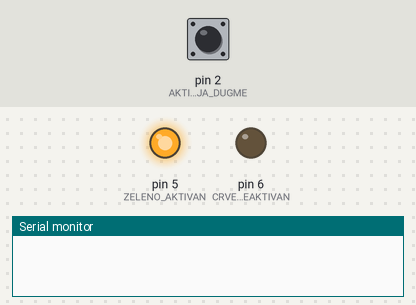
Simulated run of this sketch. Board: Arduino Uno, built with avr-gcc and run on an emulated ATmega328P. On the bench: output pins drawn as LEDs (lit = HIGH), the last lines printed to the serial monitor. Dashed ring = blinking. Inputs (shaded band) come from the test bench; at power-on: pin 2 (AKTIVACIJA_DEAKTIVACIJA_DUGME) LOW.

Above: at 1.2 s.
1.3 s: pin 2 (AKTIVACIJA_DEAKTIVACIJA_DUGME) driven HIGH
At 1.55 s:
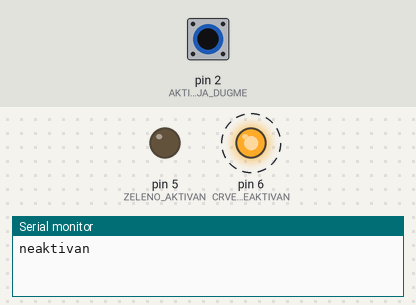
4.3 s: pin 2 (AKTIVACIJA_DEAKTIVACIJA_DUGME) pulsed LOW 2 times (0.12 s each, 0.3 s apart)
At 5.46 s:
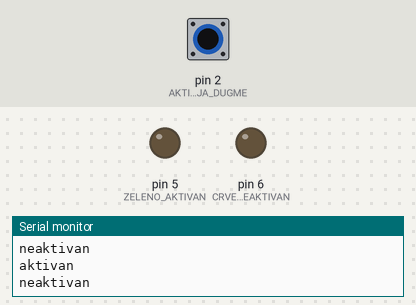
Timing chart, 0 to 13.3 s (numbered marks = the images above; inputs shaded):
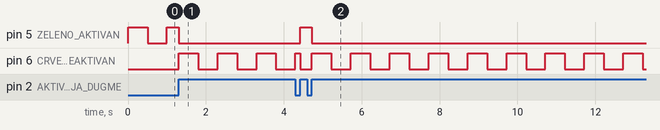

Measured:
- after the input at 1.3 s, pin 6 (CRVENO_NEAKTIVAN): alternates HIGH for 0.50 s and LOW for 0.50 s, starting at once
- after the input at 4.3 s, pin 5 (ZELENO_AKTIVAN): LOW → HIGH after 0.12 s, → LOW 0.30 s later

The sketch:

iot_1_kolokvijum2.ino
```cpp
#define ZELENO_AKTIVAN 5
#define CRVENO_NEAKTIVAN 6
#define AKTIVACIJA_DEAKTIVACIJA_DUGME 2
int neaktivan = LOW; // U pocetku je aktivan sistem.
unsigned long prevMillis;
unsigned long interval = 500; // Interval za blinkanje - 500ms.
bool blink = true;

// Interrupt funkcija za promenu stanja i tansmisiju stanja,
// Transmiter salje kao output, dok ce prvi arduino prihvatiti kao Prijemnik.
void promeniStanje(){
  neaktivan = !neaktivan;
  String output = (neaktivan == HIGH) ? "neaktivan" : "aktivan";
  Serial.println(output);
  blink = true;
  prevMillis = millis();
}

void setup(){
  Serial.begin(9600); // Inicijalizuj serijsku komunikaciju.
  pinMode(ZELENO_AKTIVAN, OUTPUT);
  pinMode(CRVENO_NEAKTIVAN, OUTPUT);
  pinMode(AKTIVACIJA_DEAKTIVACIJA_DUGME, INPUT);
  attachInterrupt(digitalPinToInterrupt(AKTIVACIJA_DEAKTIVACIJA_DUGME), promeniStanje, RISING);
}

void loop(){
  // Kontrolisemo blinkanje upaljene diode
  if(millis() - prevMillis >= interval){
    blink = !blink;
    prevMillis = millis();
  }
  if(blink){
    // Invertuj paljenje i gasenje dioda.
    digitalWrite(CRVENO_NEAKTIVAN, neaktivan);
    digitalWrite(ZELENO_AKTIVAN, !neaktivan);
  } else {
    if (neaktivan == LOW) digitalWrite(ZELENO_AKTIVAN, neaktivan);
  	else digitalWrite(CRVENO_NEAKTIVAN, !neaktivan);
  }
}
```
